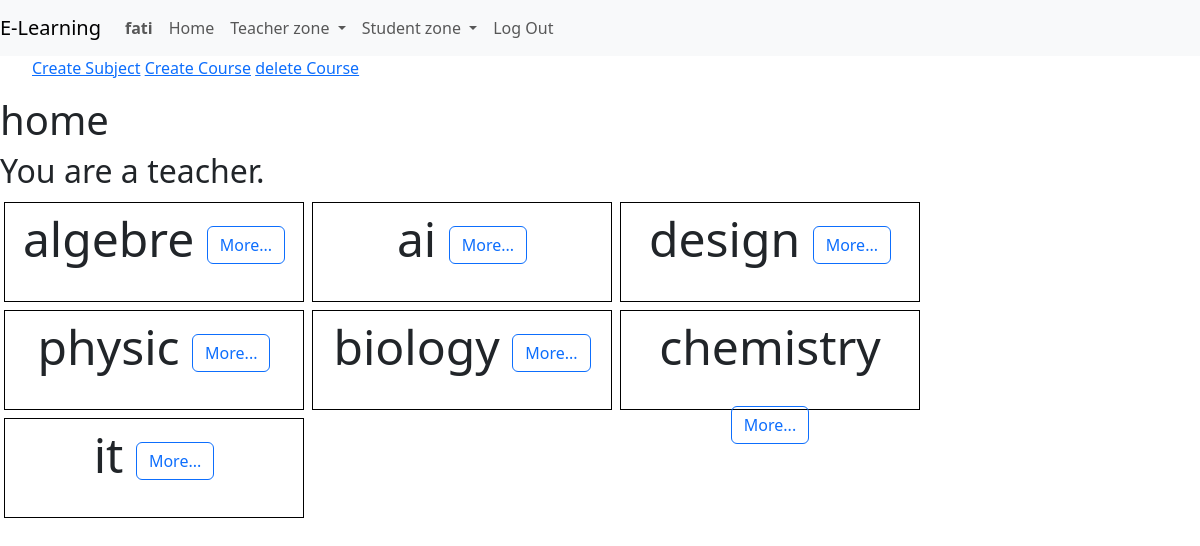
Before: / (signed in) with the older database file.
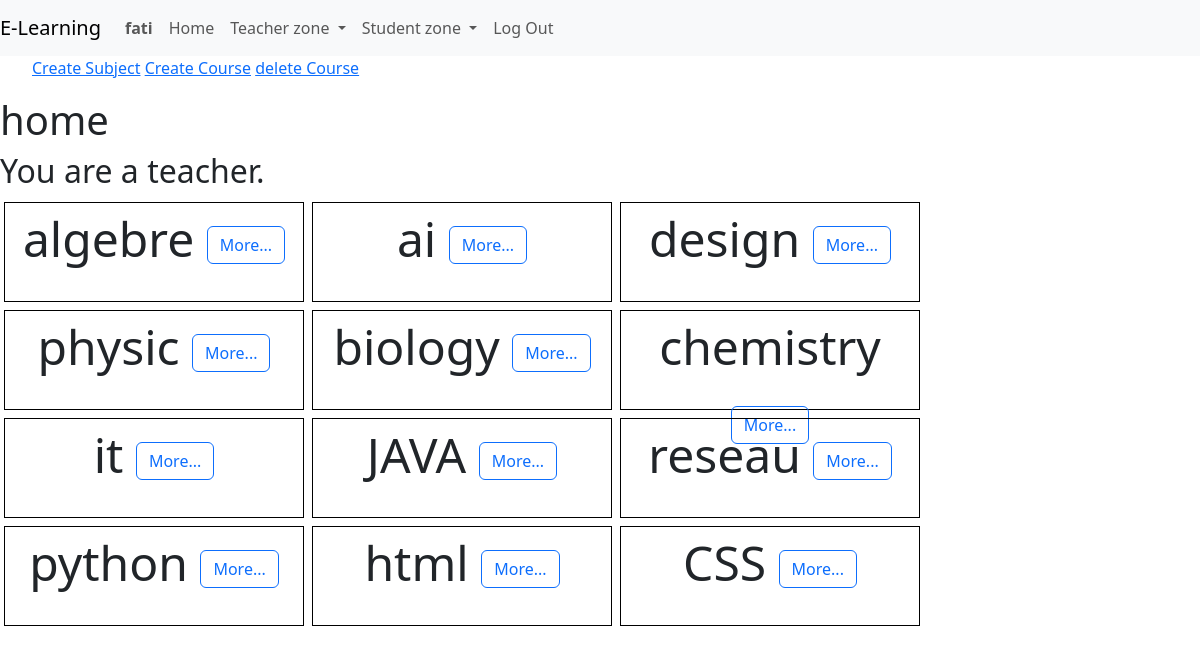
After: the same page with the newer database file.
### e_learning/models.py (models this page shows)
class Subject(models.Model):
    subject_name = models.CharField(max_length=100 ,unique=True)
    subject_description =models.TextField(blank=True)
    created_at = models.DateTimeField(auto_now_add=True)
    teacher = models.ForeignKey(Teacher, on_delete=models.CASCADE, related_name="subject_teacher")
    course= models.ManyToManyField(Course ,related_name="course_subject")
    enrolled_by = models.ManyToManyField(Student, through='enroll' , through_fields=('subject', 'student'),related_name='enrolled_sub')

### e_learning/views.py (the view)
# urls.py: path("", views.index, name="index"),
def index(request):
    user= request.user
    if user.is_authenticated:
        user1= User.objects.get(username=user.username)
        try:
            teacher= Teacher.objects.get(teacher_user=user1)
            subjects= Subject.objects.all()
            return render(request, "e_learning/index.html",{
                "teacher": teacher,
                "subjects": subjects,
                "message": "You are  a teacher."
            })
        except Teacher.DoesNotExist:
            try:
                students= Student.objects.get(student_user=user1)
                subjects= Subject.objects.all()
                return render(request, "e_learning/index.html",{
                        "student": students,
                        "subjects": subjects,
                        "message": "You are  a student."})
            except Student.DoesNotExist:
                try:
                    admin= Admin.objects.get(admin_user=user1)
                    subjects= Subject.objects.all()
                    return render(request, "e_learning/index.html",{
                        "admin": admin,
                        "subjects": subjects,
                        "message": "You are  a admin."
                    })
                except Admin.DoesNotExist:
                    return render(request, "e_learning/index.html", {
                        "subjects": Subject.objects.all(),
                  "message": "You are a guest."})
    else:
         return render(request, "e_learning/index.html", {
                        "message": "Please log in to access this page."
          })

### e_learning/templates/e_learning/index.html (shortened to what this page needs)
{% extends "e_learning/layout.html" %}
{% load static %}
{% block body %}
<ul>
<a href="{% url 'create_subject' %}">Create Subject</a>
<a href="{% url 'create_course' %}">Create Course</a>
<a href="{% url 'delete_course' %}">delete Course</a>
</ul>
<h1> home</h1>
{% if user.is_authenticated %}
 <h2>{{message}}</h2>
{% endif %}
<div style="display: flex; flex-wrap: wrap;
align-content: flex-start;
">
    {% for subject in subjects %}
    <div id="subject{{subject.id}}" style="border: 1px solid black ; height: 100px;width: 300px; margin: 4px; text-align: center; font-size: 3em;" >
       {{subject.subject_name}}
       <a href="{%url 'subject' subject.subject_name %}" class="btn btn-outline-primary">More... </a>
    </div>
    {% endfor %}
</div>
{% endblock %}

Changed rows visible on the page:
added Subject: subject_name "JAVA"
added Subject: subject_name "reseau"
added Subject: subject_name "python"
added Subject: subject_name "html"
added Subject: subject_name "CSS"
